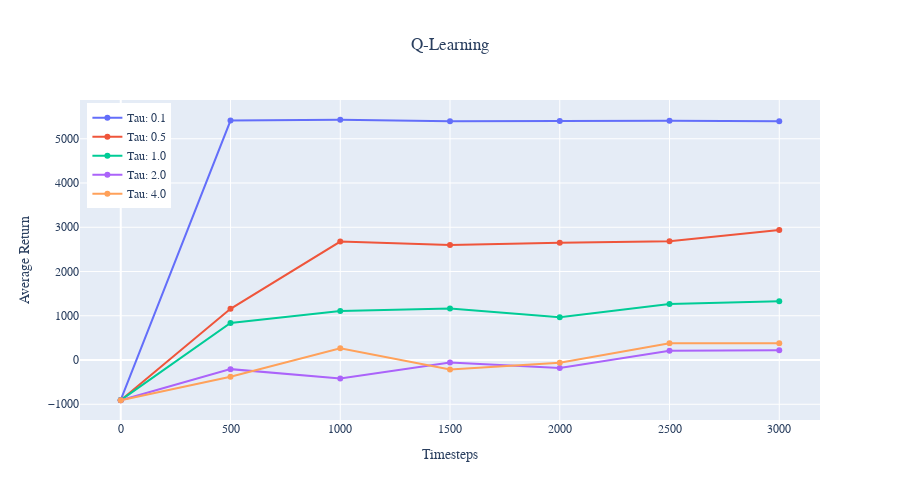

Write notebook code for a chart like this one.
### Code cell
fig = go.Figure()
for i, temperature in enumerate(temperatures):
    name = (
        "Tau: {}".format(temperature)
    )
    fig.add_trace(go.Scatter(x=time_steps, y=learning_curves_qlearning[i], name=name,))

# Customize layout
fig.update_layout(
    title="Q-Learning",
    title_x=0.5,
    xaxis_title="Timesteps",
    yaxis_title="Average Return",
    legend=dict(yanchor="top", y=0.99, xanchor="left", x=0.01),
    font=dict(family="serif", size=12),
    width=900,
    height=500,
)
fig.show()

### Figure 1 — Plotly figure (JSON) as saved in the notebook; plotly's stock layout.template omitted (floating-point values rounded to 4 significant figures)
{"data": [{"name": "Tau: 0.1", "type": "scatter", "x": [0, 500, 1000, 1500, 2000, 2500, 3000], "y": [-901.7, 5412.0, 5430.0, 5397.0, 5400.0, 5408.0, 5398.0]}, {"name": "Tau: 0.5", "type": "scatter", "x": [0, 500, 1000, 1500, 2000, 2500, 3000], "y": [-906.9, 1156.0, 2677.0, 2601.0, 2650.0, 2683.0, 2939.0]}, {"name": "Tau: 1.0", "type": "scatter", "x": [0, 500, 1000, 1500, 2000, 2500, 3000], "y": [-906.0, 835.6, 1105.0, 1166.0, 964.4, 1265.0, 1330.0]}, {"name": "Tau: 2.0", "type": "scatter", "x": [0, 500, 1000, 1500, 2000, 2500, 3000], "y": [-908.9, -205.8, -418.7, -53.42, -179.2, 207.3, 223.5]}, {"name": "Tau: 4.0", "type": "scatter", "x": [0, 500, 1000, 1500, 2000, 2500, 3000], "y": [-908.9, -376.7, 264.5, -211.7, -59.12, 377.9, 376.8]}], "layout": {"font": {"family": "serif", "size": 12}, "height": 500, "legend": {"x": 0.01, "xanchor": "left", "y": 0.99, "yanchor": "top"}, "title": {"text": "Q-Learning", "x": 0.5}, "width": 900, "xaxis": {"title": {"text": "Timesteps"}}, "yaxis": {"title": {"text": "Average Return"}}}}
